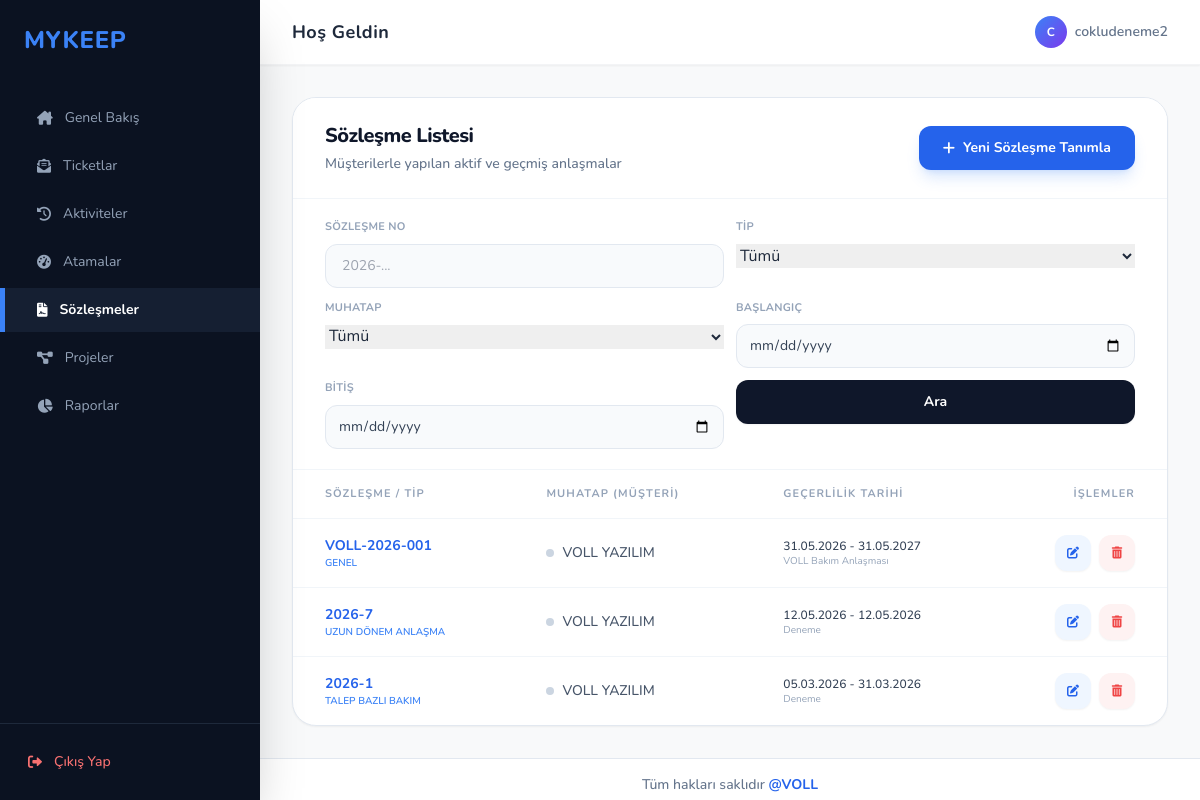
Screenshot of /sozlesmeler/ (signed in) with the database file from the repository.
### sozlesme/models.py (models this page shows, shortened)
class sozlesmeler(models.Model):
    sozlesmeno = models.CharField(max_length=50, unique=True, null=False, blank=False, default="2026-")
    tip = models.ForeignKey("sozlesmetip", to_field="tanim", on_delete=models.CASCADE,null=True)
    tanim = models.CharField(max_length=200, null=False, blank=False)
    muhatap = models.ForeignKey("muhatap.muhatap", to_field="unvan", on_delete=models.CASCADE)
    baslangic_tarihi = models.DateTimeField(blank=True, null=True)
    bitis_tarihi = models.DateTimeField(blank=True, null=True)
    aciklama = models.TextField(blank=True, null=True)

class sozlesmetip(models.Model):
    tanim = models.CharField(max_length=100,unique=True)
    def __str__(self):
        return self.tanim

### muhatap/models.py (models this page shows, shortened)
class muhatap(models.Model):
    unvan = models.CharField(max_length=100,unique=True)
    vkn = models.CharField(max_length=11)
    adres = models.TextField()
    telefon =models.CharField(max_length=10, null=True)
    grupkod = models.ForeignKey("hesapgrubu", to_field="grupkod", on_delete=models.CASCADE ,null=True)
    slug = models.SlugField(max_length=100,unique=True,null=True)
    aktif = models.BooleanField(default=False,null=True)

### sozlesme/views.py (the view, shortened to what this page needs)
# urls.py: path('sozlesmeler/', sozlesme_views.sozlesme_listesi, name='sozlesme_listesi'),
def sozlesme_listesi(request):
    veriler = sozlesmeler.objects.select_related("tip", "muhatap").all().order_by('-baslangic_tarihi')
    if hasattr(request.user, 'userprofile') and not request.user.is_superuser:
        profile = request.user.userprofile
        if profile.role == 'Firma' and profile.muhatap_firmalar.exists():
            veriler = veriler.filter(muhatap__in=profile.muhatap_firmalar.all())
        elif profile.role == 'Danisman':
            veriler = veriler.none() # Danışmanlar sözleşmeleri göremez
    arama = request.GET.get("arama", "").strip()
    sozlesme_no = request.GET.get("sozlesme_no", "").strip()
    tip = request.GET.get("tip", "").strip()
    muhatap = request.GET.get("muhatap", "").strip()
    baslangic = request.GET.get("baslangic", "").strip()
    bitis = request.GET.get("bitis", "").strip()
    if sozlesme_no:
        veriler = veriler.filter(sozlesmeno__icontains=sozlesme_no)
    if tip:
        veriler = veriler.filter(tip_id=tip)
    if muhatap:
        veriler = veriler.filter(muhatap_id=muhatap)
    if baslangic:
        veriler = veriler.filter(baslangic_tarihi__date__gte=baslangic)
    if bitis:
        veriler = veriler.filter(bitis_tarihi__date__lte=bitis)
    return render(request, 'sozlesme_listesi.html', {
        'sozlesmeler': veriler,
        'arama': arama,
        'sozlesme_no': sozlesme_no,
        'secili_tip': tip,
        'secili_muhatap': muhatap,
        'baslangic': baslangic,
        'bitis': bitis,
        'sozlesme_tipleri': sozlesmeler._meta.get_field("tip").remote_field.model.objects.order_by("tanim"),
        'muhataplar': sozlesmeler._meta.get_field("muhatap").remote_field.model.objects.filter(pk__in=request.user.userprofile.muhatap_firmalar.all()) if hasattr(request.user, 'userprofile') and request.user.userprofile.role == 'Firma' else sozlesmeler._meta.get_field('muhatap').remote_field.model.objects.order_by('unvan'),
    })

### templates/sozlesme_listesi.html (shortened to what this page needs)
{% extends 'base.html' %}
{% block content %}
<div class="bg-white border border-slate-200 rounded-3xl shadow-sm overflow-hidden">
    <div class="px-8 py-6 border-b border-slate-100 flex justify-between items-center bg-white">
        <div>
            <h2 class="text-xl font-extrabold text-slate-900 tracking-tight">Sözleşme Listesi</h2>
            <p class="text-sm text-slate-500 font-medium mt-1">Müşterilerle yapılan aktif ve geçmiş anlaşmalar</p>
        </div>
        <a href="{% url 'sozlesme_ekle' %}" class="bg-blue-600 hover:bg-blue-700 text-white text-sm font-bold py-3 px-6 rounded-xl transition shadow-lg shadow-blue-500/20 inline-flex items-center active:scale-95">
            <i class="fa-solid fa-plus mr-2"></i>Yeni Sözleşme Tanımla
        </a>
    </div>
    <form method="get" class="px-8 py-5 border-b border-slate-100 bg-white">
        <div class="grid grid-cols-1 gap-3 md:grid-cols-2 xl:grid-cols-[1fr_1fr_1fr_160px_160px_auto_auto] xl:items-end">
            <div>
                <label class="mb-2 block text-[11px] font-bold uppercase tracking-wide text-slate-400">Sözleşme No</label>
                <input type="search" name="sozlesme_no" value="{{ sozlesme_no }}" placeholder="2026-..." class="w-full h-11 rounded-xl border border-slate-200 bg-slate-50 px-4 text-sm text-slate-700 outline-none transition focus:border-blue-500 focus:bg-white focus:ring-4 focus:ring-blue-500/10">
            </div>
            <div>
                <label class="mb-2 block text-[11px] font-bold uppercase tracking-wide text-slate-400">Tip</label>
                <select name="tip" class="w-full">
                    <option value="">Tümü</option>
                </select>
            </div>
            <div>
                <label class="mb-2 block text-[11px] font-bold uppercase tracking-wide text-slate-400">Muhatap</label>
                <select name="muhatap" class="w-full">
                    <option value="">Tümü</option>
                </select>
            </div>
            <div>
                <label class="mb-2 block text-[11px] font-bold uppercase tracking-wide text-slate-400">Başlangıç</label>
                <input type="date" name="baslangic" value="{{ baslangic }}" class="w-full h-11 rounded-xl border border-slate-200 bg-slate-50 px-3 text-sm text-slate-700 outline-none transition focus:border-blue-500 focus:bg-white focus:ring-4 focus:ring-blue-500/10">
            </div>
            <div>
                <label class="mb-2 block text-[11px] font-bold uppercase tracking-wide text-slate-400">Bitiş</label>
                <input type="date" name="bitis" value="{{ bitis }}" class="w-full h-11 rounded-xl border border-slate-200 bg-slate-50 px-3 text-sm text-slate-700 outline-none transition focus:border-blue-500 focus:bg-white focus:ring-4 focus:ring-blue-500/10">
            </div>
            <button type="submit" class="h-11 rounded-xl bg-slate-900 px-5 text-sm font-bold text-white shadow-sm transition hover:bg-slate-700">Ara</button>
        </div>
    </form>
    <div class="overflow-x-auto">
        <table class="w-full text-left border-collapse">
            <thead>
                <tr class="text-[11px] uppercase tracking-widest text-slate-400 font-bold border-b border-slate-100 bg-slate-50/10">
                    <th class="px-8 py-4">Sözleşme / Tip</th>
                    <th class="px-8 py-4">Muhatap (Müşteri)</th>
                    <th class="px-8 py-4">Geçerlilik Tarihi</th>
                    <th class="px-8 py-4 text-right">İşlemler</th>
                </tr>
            </thead>
            <tbody class="divide-y divide-slate-100">
                {% for s in sozlesmeler %}
                <tr class="hover:bg-slate-50/50 transition group">
                    <td class="px-8 py-4">
                        <div class="flex flex-col">
                            <a href="{% url 'sozlesme_duzenle' s.pk %}" class="text-sm font-bold text-blue-600 hover:text-blue-800 hover:underline">{{ s.sozlesmeno }}</a>
                            <span class="text-[10px] font-semibold text-blue-500 uppercase">{{ s.tip|default:"Genel" }}</span>
                        </div>
                    </td>
                    <td class="px-8 py-4">
                        <div class="flex items-center space-x-2">
                            <div class="w-2 h-2 rounded-full bg-slate-300"></div>
                            <a href="{% url 'muhatap_duzenle' s.muhatap.pk %}" class="text-sm font-medium text-slate-600 hover:text-blue-700 hover:underline">{{ s.muhatap.unvan }}</a>
                        </div>
                    </td>
                    <td class="px-8 py-4">
                        <div class="flex flex-col">
                            <span class="text-xs text-slate-700 font-medium">
                                {{ s.baslangic_tarihi|date:"d.m.Y" }} - {{ s.bitis_tarihi|date:"d.m.Y" }}
                            </span>
                            <span class="text-[10px] text-slate-400">{{ s.tanim|truncatechars:30 }}</span>
                        </div>
                    </td>
                    <td class="px-8 py-4 text-right">
                        <div class="flex items-center justify-end space-x-2">
                            <a href="{% url 'sozlesme_duzenle' s.pk %}" class="w-9 h-9 rounded-xl bg-blue-50 text-blue-600 hover:bg-blue-600 hover:text-white flex items-center justify-center transition-all shadow-sm">
                                <i class="fa-solid fa-pen-to-square text-xs"></i>
                            </a>
                            <a href="{% url 'sozlesme_sil' s.pk %}" onclick="return confirm('Bu sözleşmeyi silmek istediğine emin misin?')" class="w-9 h-9 rounded-xl bg-red-50 text-red-500 hover:bg-red-500 hover:text-white flex items-center justify-center transition-all shadow-sm">
                                <i class="fa-solid fa-trash-can text-xs"></i>
                            </a>
                        </div>
                    </td>
                </tr>
                {% empty %}
                <tr>
                    <td colspan="4" class="px-8 py-16 text-center text-slate-400 italic text-sm">Sisteme henüz hiç sözleşme girişi yapılmamış.</td>
                </tr>
                {% endfor %}
            </tbody>
        </table>
    </div>
</div>
{% endblock %}

### templates/base.html (shortened to what this page needs)
<!DOCTYPE html>
<html lang="tr">
<head>
    <script src="https://cdn.tailwindcss.com"></script>
    <link href="https://cdnjs.cloudflare.com/ajax/libs/font-awesome/6.0.0/css/all.min.css" rel="stylesheet">
    <link href="https://cdn.jsdelivr.net/npm/tom-select@2.2.2/dist/css/tom-select.css" rel="stylesheet">
    <link href="https://cdn.jsdelivr.net/npm/flatpickr/dist/flatpickr.min.css" rel="stylesheet">
</head>
<body class="bg-[#f8f9fa] text-slate-800 overflow-hidden">
    <div class="flex h-screen">
        <aside class="w-[260px] bg-[#0b1221] flex flex-col shadow-2xl z-20">
            <div class="p-6">
                <h1 class="text-2xl font-extrabold tracking-wide text-blue-500 uppercase">MYKEEP</h1>
            </div>
            <nav class="flex-1 space-y-1 overflow-y-auto mt-4">
                <a href="{% url 'index' %}" class="flex items-center space-x-3 py-3 px-8 transition-all duration-200 {% if request.resolver_match.url_name == 'index' %}bg-[#151f32] text-white font-bold border-l-[5px] border-blue-500{% else %}text-slate-400 hover:text-white hover:bg-[#151f32]/50 border-l-[5px] border-transparent{% endif %}">
                    <i class="fa-solid fa-house-chimney text-sm"></i>
                    <span class="text-sm">Genel Bakış</span>
                </a>
                <a href="{% url 'ticket_listesi' %}" class="flex items-center space-x-3 py-3 px-8 transition-all duration-200 {% if request.resolver_match.url_name == 'ticket_listesi' %}bg-[#151f32] text-white font-bold border-l-[5px] border-blue-500{% else %}text-slate-400 hover:text-white hover:bg-[#151f32]/50 border-l-[5px] border-transparent{% endif %}">
                    <i class="fa-solid fa-envelope-open-text text-sm"></i>
                    <span class="text-sm">Ticketlar</span>
                </a>
                <a href="{% url 'aktivite_listesi' %}" class="flex items-center space-x-3 py-3 px-8 transition-all duration-200 {% if 'aktivite' in request.resolver_match.url_name and 'rapor' not in request.resolver_match.url_name %}bg-[#151f32] text-white font-bold border-l-[5px] border-blue-500{% else %}text-slate-400 hover:text-white hover:bg-[#151f32]/50 border-l-[5px] border-transparent{% endif %}">
                    <i class="fa-solid fa-clock-rotate-left text-sm"></i>
                    <span class="text-sm">Aktiviteler</span>
                </a>
                <a href="{% url 'efor_listesi' %}" class="flex items-center space-x-3 py-3 px-8 transition-all duration-200 {% if 'efor' in request.resolver_match.url_name and 'rapor' not in request.resolver_match.url_name %}bg-[#151f32] text-white font-bold border-l-[5px] border-blue-500{% else %}text-slate-400 hover:text-white hover:bg-[#151f32]/50 border-l-[5px] border-transparent{% endif %}">
                    <i class="fa-solid fa-gauge-high text-sm"></i>
                    <span class="text-sm">Atamalar</span>
                </a>
                {% if request.user.is_superuser or request.user.userprofile.role != 'Danisman' %}
                <a href="{% url 'sozlesme_listesi' %}" class="flex items-center space-x-3 py-3 px-8 transition-all duration-200 {% if request.resolver_match.url_name == 'sozlesme_listesi' %}bg-[#151f32] text-white font-bold border-l-[5px] border-blue-500{% else %}text-slate-400 hover:text-white hover:bg-[#151f32]/50 border-l-[5px] border-transparent{% endif %}">
                    <i class="fa-solid fa-file-contract text-sm"></i>
                    <span class="text-sm">Sözleşmeler</span>
                </a>
                {% endif %}
                <a href="{% url 'proje_listesi' %}" class="flex items-center space-x-3 py-3 px-8 transition-all duration-200 {% if request.resolver_match.url_name == 'proje_listesi' %}bg-[#151f32] text-white font-bold border-l-[5px] border-blue-500{% else %}text-slate-400 hover:text-white hover:bg-[#151f32]/50 border-l-[5px] border-transparent{% endif %}">
                    <i class="fa-solid fa-diagram-project text-sm"></i>
                    <span class="text-sm">Projeler</span>
                </a>
                <a href="{% url 'raporlar_sayfasi' %}" class="flex items-center space-x-3 py-3 px-8 transition-all duration-200 {% if 'rapor' in request.resolver_match.url_name or 'atanmamis' in request.resolver_match.url_name %}bg-[#151f32] text-white font-bold border-l-[5px] border-blue-500{% else %}text-slate-400 hover:text-white hover:bg-[#151f32]/50 border-l-[5px] border-transparent{% endif %}">
                    <i class="fa-solid fa-chart-pie text-sm"></i>
                    <span class="text-sm">Raporlar</span>
                </a>
            </nav>
            <div class="p-4 border-t border-slate-800 mt-auto">
                <a href="{% url 'uyelik:cikis' %}" class="flex items-center space-x-3 p-3 rounded-lg hover:bg-red-500/10 transition text-red-400 hover:text-red-300">
                    <i class="fa-solid fa-right-from-bracket text-sm"></i>
                    <span class="text-sm font-medium">Çıkış Yap</span>
                </a>
            </div>
        </aside>
        <main class="flex-1 flex flex-col overflow-y-auto">
            <header class="bg-white px-8 py-4 flex items-center justify-between sticky top-0 z-10 border-b border-gray-100 shadow-sm">
                <div class="text-slate-800 font-bold text-lg tracking-wide">Hoş Geldin</div>
                <div class="flex items-center space-x-4">
                    <div class="flex items-center space-x-2">
                        <div class="w-8 h-8 rounded-full bg-gradient-to-br from-blue-500 to-violet-600 flex items-center justify-center text-white text-xs font-bold">
                            {{ request.user.username|first|upper }}
                        </div>
                        <span class="text-sm font-semibold text-slate-500">{{ request.user.username|default:"admin" }}</span>
                    </div>
                </div>
            </header>
            <div class="p-8">
                {% block content %}
                {% endblock %}
            </div>
            <footer class="mt-auto py-4 text-center border-t border-slate-200 bg-white">
                <p class="text-sm text-slate-500 font-medium">
                    Tüm hakları saklıdır <a href="https://www.volltr.com/" target="_blank" class="text-blue-600 hover:text-blue-800 font-bold transition">@VOLL</a>
                </p>
            </footer>
        </main>
    </div>
</body>
</html>

### templates/base.html (style rules this page uses)
* { scrollbar-width: thin; scrollbar-color: #cbd5e1 transparent; }
body { font-family: 'Nunito', sans-serif; }

### rows the page displays
sozlesmeler: sozlesmeno "VOLL-2026-001", tip "GENEL", muhatap.unvan "VOLL YAZILIM", baslangic_tarihi "31.05.2026", bitis_tarihi "31.05.2027", tanim "VOLL Bakım Anlaşması"
sozlesmeler: sozlesmeno "2026-7", tip "UZUN DÖNEM ANLAŞMA", muhatap.unvan "VOLL YAZILIM", baslangic_tarihi "12.05.2026", bitis_tarihi "12.05.2026", tanim "Deneme"
sozlesmeler: sozlesmeno "2026-1", tip "TALEP BAZLI BAKIM", muhatap.unvan "VOLL YAZILIM", baslangic_tarihi "05.03.2026", bitis_tarihi "31.03.2026", tanim "Deneme"

### other values shown
{{ request.user.username|first|upper }} "C"
{{ request.user.username|default:"admin" }} "cokludeneme2"
